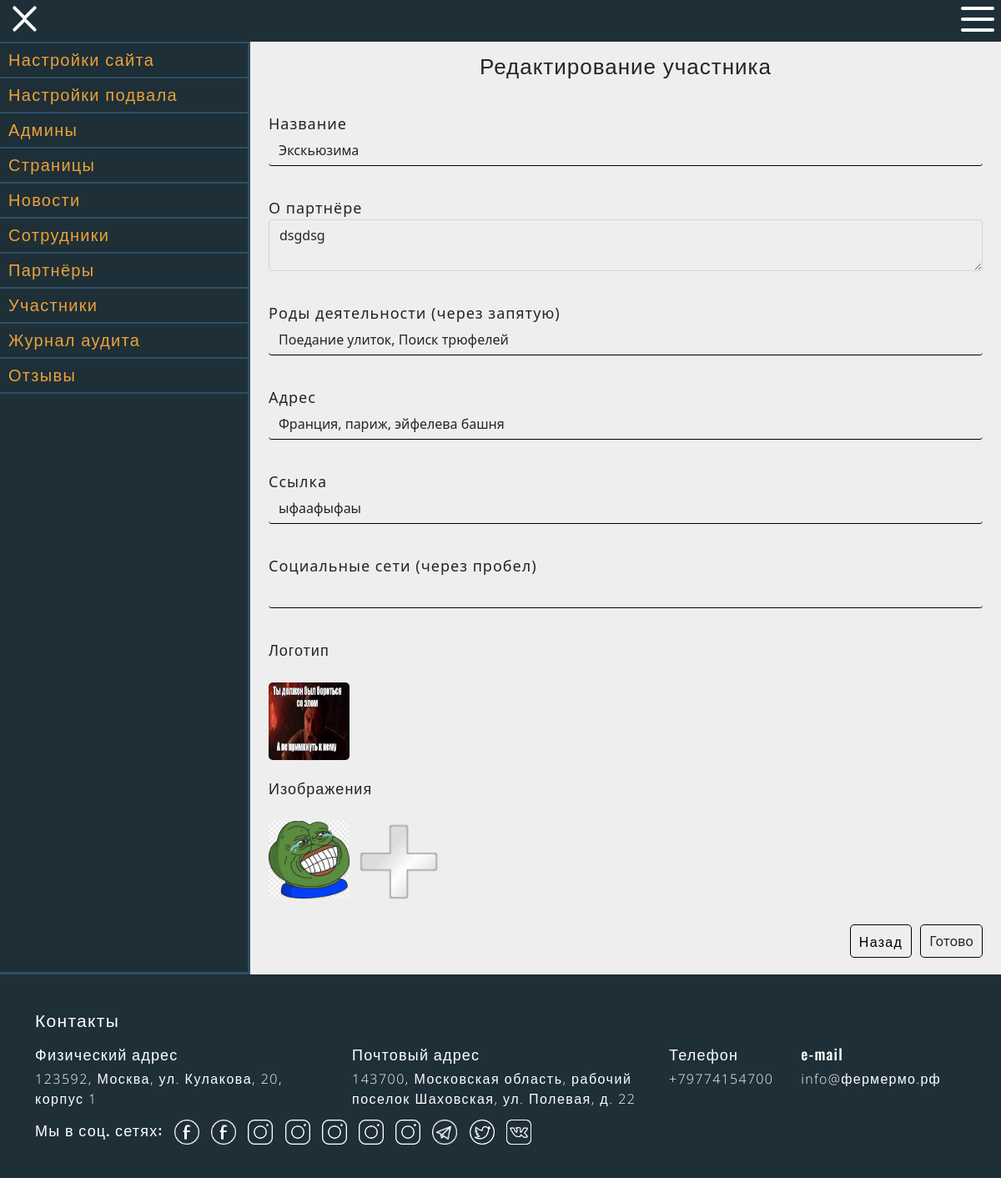
Page /admin-edit-member/5 (signed in) on the committed database.
### data/member.py (models this page shows, shortened)
class Member(SqlAlchemyBase, SerializerMixin):
    __tablename__ = 'member'
    id = sqlalchemy.Column(sqlalchemy.Integer, primary_key=True, autoincrement=True)
    name = sqlalchemy.Column(sqlalchemy.String, nullable=True)
    logo = sqlalchemy.Column(sqlalchemy.String, nullable=True)
    image = sqlalchemy.Column(sqlalchemy.String, nullable=True)
    text = sqlalchemy.Column(sqlalchemy.String, nullable=True)
    link = sqlalchemy.Column(sqlalchemy.String, nullable=True)
    socialmedia = sqlalchemy.Column(sqlalchemy.String, nullable=True)
    address = sqlalchemy.Column(sqlalchemy.String, nullable=True)
    coord = sqlalchemy.Column(sqlalchemy.String, nullable=True)
    province = sqlalchemy.Column(sqlalchemy.String, nullable=True)
    occupation = sqlalchemy.Column(sqlalchemy.String, nullable=True)
    created_date = sqlalchemy.Column(sqlalchemy.DateTime, default=datetime.now())
    author_id = sqlalchemy.Column(sqlalchemy.Integer, sqlalchemy.ForeignKey("user.id"))
    author = orm.relation('User')

### run.py (the view)
@application.route("/admin-edit-member/<int:id>", methods=['GET', 'POST'])
@login_required
def admin_edit_member(id):
    if current_user.status > 0:
        form = MemberForm()
        path_image, path_logo = get_path("/image"), get_path("/logo")
        member = edit_member(id, {"admin_email": current_user.email, "action": "get"})
        message, result, filenames1, filenames2 = None, False, [], []
        if "message" not in member:
            if request.method == 'POST':
                coord = get_coord(form.address.data) if form.address.data != member["address"] else {"success": [None, None]}
                if "success" in coord:
                    filenames2, filenames1 = save_image_test(request.files, path_image, f"{current_user.email}/image"), save_image_test(request.files, path_logo, f"{current_user.email}/logo", logo=True)
                    if coord["success"] == [None, None]:
                        coord["success"] = [member["coord"], member["province"]]
                    message = edit_member(id, {"name": form.name.data, "image": "//".join(filenames2),
                                  "logo": "//".join(filenames1), "text": form.text.data, "link": form.link.data, "address": form.address.data,
                                  "coord": coord["success"][0], "province": coord["success"][1], "admin_email": current_user.email,
                                  "occupation": '//'.join([oc.strip().capitalize() for oc in form.occupation.data.split(',')]), "action": "put",
                                  "socialmedia": form.socialmedia.data})
                    if "success" in message:
                        filenames1, filenames2 = transport_images(filenames1, f"member/member_{id}/logo"), transport_images(filenames2, f"member/member_{id}/image")
                        m = edit_member(id, {"image": "//".join(filenames2), 'logo': "//".join(filenames1), "admin_email": current_user.email, "action": "put"})
                        result = True
                        set_other_params()
                    message = list(message.values())[0]
                else:
                    message = coord["message"]
            else:
                form.name.data = member["name"]
                form.text.data = member["text"]
                form.link.data = member["link"]
                form.socialmedia.data = member["socialmedia"]
                form.address.data = member["address"]
                form.occupation.data = ", ".join(member["occupation"].split("//"))
                if get_files_from(path_logo) == []:
                    filenames1 = copy_files(f"member/member_{id}/logo", path_logo, member["logo"].split("//"))
                    admin_images[f"{current_user.email}/logo"] = [_.split("/")[-1] for _ in filenames1]
                else:
                    filenames1 = get_files_from(path_logo)
                if get_files_from(path_image) == []:
                    filenames2 = copy_files(f"member/member_{id}/image", path_image, member["image"].split("//"))
                    admin_images[f"{current_user.email}/image"] = [_.split("/")[-1] for _ in filenames2]
                else:
                    filenames2 = get_files_from(path_image)
        else:
            message = list(member.values())[0]
        return get_render_template('form/admin-form-member.html', title='Редактирование участника', message=message, form=form,
                               result=result, flag=False, filenames1=filenames1, filenames2=filenames2,
                               image_len=len(filenames2) + 1)
    return you_dont_have_permission()

### data/forms.py
class MemberForm(StartForm):
    name = StringField('Название', validators=[DataRequired()])
    text = TextAreaField('О партнёре', validators=[DataRequired()])
    address = StringField("Адрес", validators=[DataRequired()])
    occupation = StringField("Роды деятельности (через запятую)", validators=[DataRequired()])
    link = StringField('Ссылка', validators=[DataRequired()])
    socialmedia = StringField("Социальные сети (через пробел)", validators=[DataRequired()])

### data/Inner/MemberInnerAPI.py (called while the page is built)
def find_by_id(id, session):
    member = session.query(Member).get(id)
    if not member:
        return raise_error(f"Участник не найден", session), 1
    return member, session

### data/Inner/main_file.py (called while the page is built)
def check_admin_status(email, need_status=1):
    admin, session = check_admin(email)
    if admin.status < int(need_status):
        return raise_error("У вас недостаточно прав для этого", session), 1
    return admin, session

def check_admin(email):
    session = db_session.create_session()
    user = session.query(User).filter(User.email == email).first()
    if not user:
        return raise_error(f"Админ {email} не найден", session), 1
    return user, session

### data/db_session.py (called while the page is built)
def create_session() -> Session:
    global __factory
    return __factory()

### run.py (called while the page is built)
def get_render_template(template, **kwargs):
    return render_template(template, special_params=get_special_params(), **kwargs)

def get_path(end=""):
    return f"tmp/{current_user.email}{end}"

@login_manager.user_loader
def load_user(user_id):
    session = db_session.create_session()
    a = session.query(User).get(user_id)
    session.close()
    return a

def get_files_from(folder, path=application.config["UPLOAD_FOLDER"]):
    files = []
    if os.path.exists(application.config["UPLOAD_FOLDER"]+folder):
        files = os.listdir(application.config["UPLOAD_FOLDER"]+folder)
    return files

def get_special_params():
    global load_new_footer_params, load_new_params, load_seo_params
    if load_new_footer_params:
        load_new_footer_params = False
        set_footer_params()
    if load_new_params:
        load_new_params = False
        set_other_params()
    if load_seo_params:
        load_seo_params = False
        set_seo_params()
    local_special_params = special_params.copy()
    local_special_params["is_admin"] = not current_user.is_anonymous
    return local_special_params

### templates/form/admin-form-member.html (shortened to what this page needs)
{% extends "admin-panel.html" %}
{% block adminblock %}
<p class="settings-title">{{title}}</p>
<div class="settings">
    <form action="" method="post" enctype=multipart/form-data>
        <div class="main">
            {{ form.name.label }}<br>
            {{ form.name(class="form-control") }}<br>
            {{ form.text.label }}<br>
            {{ form.text(class="form-control") }}<br>
            {{ form.occupation.label }}<br>
            {{ form.occupation(class="form-control") }}<br>
            {{ form.address.label }}<br>
            {{ form.address(class="form-control") }}<br>
            {{ form.link.label }}<br>
            {{ form.link(class="form-control") }}<br>
            {{ form.socialmedia.label }}<br>
            {{ form.socialmedia(class="form-control") }}<br>
            <p>Логотип</p>
            <div class="input-file-row-1">
                <div class="upload-file-container">
                    {% if filenames1 == [] %}
                    <img id="icon" class="this-is-image" src="#" alt="">
                    {% else %}
                    <img id="icon" class="this-is-image visible " src="/static/img/{{filenames1[0]}}" alt="">
                    {% endif %}
                </div>
            </div>
            <p>Изображения</p>
            <div class="settings-images">
                <div id="images1">
                    {% if filenames2 %}
                    {% for filename in filenames2 %}
                    <div class="input-file-row-1">
                        <div class="upload-file-container">
                            <div class="delete-image"></div>
                            <img id="image{{loop.index}}" class="visible" src="/static/img/{{filename}}" alt="">
                        </div>
                    </div>
                    {% endfor %}
                    {% endif %}
                    <div class="input-file-row-1">
                        <div class="upload-file-container">
                        </div>
                    </div>
                </div>
            </div>
            <div class="submit-block">
                <button class="element-exit"><a href=/admin-list-member>Назад</a></button>
                {{ form.submit(type="submit", class="btn btn-primary submit") }}
            </div>
        </div>
    </form>
</div>
{% endblock %}

### static/css/style.css (style rules this page uses)
*, *::before, *::after { margin: 0; padding: 0; }
button { border: none; }
body { padding-top: 50px; min-height: 100vh; background: #f4f4f4; display: flex; flex-direction: column; }
p { font-family: 'Open Sans', sans-serif; font-weight: 300; }
a { font-family: 'Open Sans', sans-serif; font-weight: 300; color: inherit; text-decoration: none; letter-spacing: 1.3px; }

### static/css/admin-panel.css (style rules this page uses)
.settings { padding: 10px; }
.settings p { overflow-wrap: break-word; word-wrap: break-word; -ms-word-break: break-all; word-break: break-all; word-break: break-word; -ms-hyphens: auto; -moz-hyphens: auto; -webkit-hyphens: auto; hyphens: auto; margin: 0; }
.settings input { color: #212529; margin-bottom: 10px; }
.settings textarea { margin-bottom: 10px; outline: none; background: transparent; }
.settings input[type="text"] { outline: none; border: none; background: transparent; border-bottom: 1px solid black; }
.settings input[type="submit"] { margin-bottom: 0; background: transparent; padding: 7px 10px; border-radius: 5px; outline: none; border: 1px solid black; }
.settings-title { padding: 10px; width: 100%; text-align: center; font-size: 24px; }
.submit-block { padding: 10px 0; width: 100%; display: flex; justify-content: flex-end; }
.input-file-row-1:after { content: "."; display: block; clear: both; visibility: hidden; line-height: 0; height: 0; }
.input-file-row-1 { display: inline-block; margin-top: 25px; position: relative; }
.upload-file-container { position: relative; width: 100px; height: 100px; background: url(../img/plusik.png) top center no-repeat; background-size: 100px 100px; overflow: hidden; float: left; margin-left: 23px; }
.upload-file-container:first-child { margin-left: 0; }
.upload-file-container > img { width: 97px; height: 93px; border-radius: 5px; -webkit-border-radius: 5px; -moz-border-radius: 5px; }
img.visible { display: block; background: white; }
.this-is-image { display: none; }
.delete-image { position: absolute; z-index: 3; right: 2px; width: 30px; height: 30px; }
.settings-element-edit, .settings-element-delete, .settings-element-add, .settings-element-move, .settings-element-move-empty, .element-exit { color: black; padding: 0 5px; }
.element-exit { margin-right: 10px; background: transparent; padding: 0; color: black; border-radius: 5px; font-weight: 500; font-family: 'Open Sans', sans-serif; outline: none; border: 1px solid black; }
.element-exit a { padding: 10px; font-weight: 400; font-size: 16px; font-family: 'Open Sans', sans-serif; }
.settings-title { font-size: 26px; }

### rows in the picture
Member: name "Экскьюзима", text "dsgdsg", occupation "Поедание улиток, Поиск трюфелей", address "Франция, париж, эйфелева башня", link "ыфаафыфаы"

### other values in the picture
{{ title }} "Редактирование участника"
{{ special_params["address"][0]["place"] }} "123592, Москва, ул. Кулакова, 20, корпус 1"
{{ special_params["address"][1]["place"] }} "143700, Московская область, рабочий поселок Шаховская, ул. Полевая, д. 22"
{{ phone['number'] }} "+79774154700"
{{ email['email_address'] }} "info@фермермо.рф"
